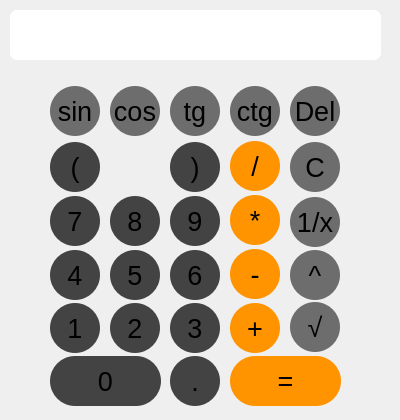
<?xml version="1.0" encoding="UTF-8"?>
<ui version="4.0">
 <class>MainWindow</class>
 <widget class="QMainWindow" name="MainWindow">
  <property name="geometry">
   <rect>
    <x>0</x>
    <y>0</y>
    <width>400</width>
    <height>420</height>
   </rect>
  </property>
  <property name="minimumSize">
   <size>
    <width>400</width>
    <height>420</height>
   </size>
  </property>
  <property name="maximumSize">
   <size>
    <width>400</width>
    <height>420</height>
   </size>
  </property>
  <property name="font">
   <font>
    <family>IBM 3270</family>
    <pointsize>18</pointsize>
   </font>
  </property>
  <property name="windowTitle">
   <string>Calculator</string>
  </property>
  <property name="autoFillBackground">
   <bool>false</bool>
  </property>
  <property name="animated">
   <bool>true</bool>
  </property>
  <widget class="QWidget" name="centralwidget">
   <widget class="QPushButton" name="pushButton0">
    <property name="geometry">
     <rect>
      <x>50</x>
      <y>356</y>
      <width>111</width>
      <height>50</height>
     </rect>
    </property>
    <property name="font">
     <font>
      <family>.AppleSystemUIFont</family>
      <pointsize>20</pointsize>
     </font>
    </property>
    <property name="styleSheet">
     <string notr="true">background-color: rgb(67, 67, 67);
border-radius: 25px;</string>
    </property>
    <property name="text">
     <string>0</string>
    </property>
    <property name="iconSize">
     <size>
      <width>16</width>
      <height>16</height>
     </size>
    </property>
    <property name="autoDefault">
     <bool>false</bool>
    </property>
    <property name="default">
     <bool>true</bool>
    </property>
    <property name="flat">
     <bool>false</bool>
    </property>
   </widget>
   <widget class="QPushButton" name="pushButton1">
    <property name="geometry">
     <rect>
      <x>50</x>
      <y>303</y>
      <width>50</width>
      <height>50</height>
     </rect>
    </property>
    <property name="font">
     <font>
      <family>.AppleSystemUIFont</family>
      <pointsize>20</pointsize>
     </font>
    </property>
    <property name="styleSheet">
     <string notr="true">background-color: rgb(67, 67, 67);
border-radius: 25px;</string>
    </property>
    <property name="text">
     <string>1</string>
    </property>
    <property name="iconSize">
     <size>
      <width>16</width>
      <height>16</height>
     </size>
    </property>
    <property name="autoDefault">
     <bool>false</bool>
    </property>
    <property name="default">
     <bool>true</bool>
    </property>
    <property name="flat">
     <bool>false</bool>
    </property>
   </widget>
   <widget class="QPushButton" name="pushButton2">
    <property name="geometry">
     <rect>
      <x>110</x>
      <y>303</y>
      <width>50</width>
      <height>50</height>
     </rect>
    </property>
    <property name="font">
     <font>
      <family>.AppleSystemUIFont</family>
      <pointsize>20</pointsize>
     </font>
    </property>
    <property name="styleSheet">
     <string notr="true">background-color: rgb(67, 67, 67);
border-radius: 25px;</string>
    </property>
    <property name="text">
     <string>2</string>
    </property>
    <property name="iconSize">
     <size>
      <width>16</width>
      <height>16</height>
     </size>
    </property>
    <property name="autoDefault">
     <bool>false</bool>
    </property>
    <property name="default">
     <bool>true</bool>
    </property>
    <property name="flat">
     <bool>false</bool>
    </property>
   </widget>
   <widget class="QPushButton" name="pushButton3">
    <property name="geometry">
     <rect>
      <x>170</x>
      <y>303</y>
      <width>50</width>
      <height>50</height>
     </rect>
    </property>
    <property name="font">
     <font>
      <family>.AppleSystemUIFont</family>
      <pointsize>20</pointsize>
     </font>
    </property>
    <property name="styleSheet">
     <string notr="true">background-color: rgb(67, 67, 67);
border-radius: 25px;</string>
    </property>
    <property name="text">
     <string>3</string>
    </property>
    <property name="iconSize">
     <size>
      <width>16</width>
      <height>16</height>
     </size>
    </property>
    <property name="autoDefault">
     <bool>false</bool>
    </property>
    <property name="default">
     <bool>true</bool>
    </property>
    <property name="flat">
     <bool>false</bool>
    </property>
   </widget>
   <widget class="QPushButton" name="pushButton4">
    <property name="geometry">
     <rect>
      <x>50</x>
      <y>250</y>
      <width>50</width>
      <height>50</height>
     </rect>
    </property>
    <property name="font">
     <font>
      <family>.AppleSystemUIFont</family>
      <pointsize>20</pointsize>
     </font>
    </property>
    <property name="styleSheet">
     <string notr="true">background-color: rgb(67, 67, 67);
border-radius: 25px;</string>
    </property>
    <property name="text">
     <string>4</string>
    </property>
    <property name="iconSize">
     <size>
      <width>16</width>
      <height>16</height>
     </size>
    </property>
    <property name="autoDefault">
     <bool>false</bool>
    </property>
    <property name="default">
     <bool>true</bool>
    </property>
    <property name="flat">
     <bool>false</bool>
    </property>
   </widget>
   <widget class="QPushButton" name="pushButton5">
    <property name="geometry">
     <rect>
      <x>110</x>
      <y>250</y>
      <width>50</width>
      <height>50</height>
     </rect>
    </property>
    <property name="font">
     <font>
      <family>.AppleSystemUIFont</family>
      <pointsize>20</pointsize>
     </font>
    </property>
    <property name="styleSheet">
     <string notr="true">background-color: rgb(67, 67, 67);
border-radius: 25px;</string>
    </property>
    <property name="text">
     <string>5</string>
    </property>
    <property name="iconSize">
     <size>
      <width>16</width>
      <height>16</height>
     </size>
    </property>
    <property name="autoDefault">
     <bool>false</bool>
    </property>
    <property name="default">
     <bool>true</bool>
    </property>
    <property name="flat">
     <bool>false</bool>
    </property>
   </widget>
   <widget class="QPushButton" name="pushButton6">
    <property name="geometry">
     <rect>
      <x>170</x>
      <y>250</y>
      <width>50</width>
      <height>50</height>
     </rect>
    </property>
    <property name="font">
     <font>
      <family>.AppleSystemUIFont</family>
      <pointsize>20</pointsize>
     </font>
    </property>
    <property name="styleSheet">
     <string notr="true">background-color: rgb(67, 67, 67);
border-radius: 25px;</string>
    </property>
    <property name="text">
     <string>6</string>
    </property>
    <property name="iconSize">
     <size>
      <width>16</width>
      <height>16</height>
     </size>
    </property>
    <property name="autoDefault">
     <bool>false</bool>
    </property>
    <property name="default">
     <bool>true</bool>
    </property>
    <property name="flat">
     <bool>false</bool>
    </property>
   </widget>
   <widget class="QPushButton" name="pushButton7">
    <property name="geometry">
     <rect>
      <x>50</x>
      <y>196</y>
      <width>50</width>
      <height>50</height>
     </rect>
    </property>
    <property name="font">
     <font>
      <family>.AppleSystemUIFont</family>
      <pointsize>20</pointsize>
     </font>
    </property>
    <property name="styleSheet">
     <string notr="true">background-color: rgb(67, 67, 67);
border-radius: 25px;</string>
    </property>
    <property name="text">
     <string>7</string>
    </property>
    <property name="iconSize">
     <size>
      <width>16</width>
      <height>16</height>
     </size>
    </property>
    <property name="autoDefault">
     <bool>false</bool>
    </property>
    <property name="default">
     <bool>true</bool>
    </property>
    <property name="flat">
     <bool>false</bool>
    </property>
   </widget>
   <widget class="QPushButton" name="pushButton8">
    <property name="geometry">
     <rect>
      <x>110</x>
      <y>196</y>
      <width>50</width>
      <height>50</height>
     </rect>
    </property>
    <property name="font">
     <font>
      <family>.AppleSystemUIFont</family>
      <pointsize>20</pointsize>
     </font>
    </property>
    <property name="styleSheet">
     <string notr="true">background-color: rgb(67, 67, 67);
border-radius: 25px;</string>
    </property>
    <property name="text">
     <string>8</string>
    </property>
    <property name="iconSize">
     <size>
      <width>16</width>
      <height>16</height>
     </size>
    </property>
    <property name="autoDefault">
     <bool>false</bool>
    </property>
    <property name="default">
     <bool>true</bool>
    </property>
    <property name="flat">
     <bool>false</bool>
    </property>
   </widget>
   <widget class="QPushButton" name="pushButton9">
    <property name="geometry">
     <rect>
      <x>170</x>
      <y>196</y>
      <width>50</width>
      <height>50</height>
     </rect>
    </property>
    <property name="font">
     <font>
      <family>.AppleSystemUIFont</family>
      <pointsize>20</pointsize>
     </font>
    </property>
    <property name="styleSheet">
     <string notr="true">background-color: rgb(67, 67, 67);
border-radius: 25px;</string>
    </property>
    <property name="text">
     <string>9</string>
    </property>
    <property name="iconSize">
     <size>
      <width>16</width>
      <height>16</height>
     </size>
    </property>
    <property name="autoDefault">
     <bool>false</bool>
    </property>
    <property name="default">
     <bool>true</bool>
    </property>
    <property name="flat">
     <bool>false</bool>
    </property>
   </widget>
   <widget class="QPushButton" name="pushButtonDot">
    <property name="geometry">
     <rect>
      <x>170</x>
      <y>356</y>
      <width>50</width>
      <height>50</height>
     </rect>
    </property>
    <property name="font">
     <font>
      <family>.AppleSystemUIFont</family>
      <pointsize>20</pointsize>
     </font>
    </property>
    <property name="styleSheet">
     <string notr="true">background-color: rgb(67, 67, 67);
border-radius: 25px;</string>
    </property>
    <property name="text">
     <string>.</string>
    </property>
    <property name="iconSize">
     <size>
      <width>16</width>
      <height>16</height>
     </size>
    </property>
    <property name="autoDefault">
     <bool>false</bool>
    </property>
    <property name="default">
     <bool>true</bool>
    </property>
    <property name="flat">
     <bool>false</bool>
    </property>
   </widget>
   <widget class="QPushButton" name="pushButtonMul">
    <property name="geometry">
     <rect>
      <x>230</x>
      <y>195</y>
      <width>50</width>
      <height>50</height>
     </rect>
    </property>
    <property name="font">
     <font>
      <family>.AppleSystemUIFont</family>
      <pointsize>20</pointsize>
     </font>
    </property>
    <property name="styleSheet">
     <string notr="true">background-color: rgb(255, 147, 0);
border-radius: 25px;
</string>
    </property>
    <property name="text">
     <string>*</string>
    </property>
    <property name="iconSize">
     <size>
      <width>16</width>
      <height>16</height>
     </size>
    </property>
    <property name="autoDefault">
     <bool>false</bool>
    </property>
    <property name="default">
     <bool>true</bool>
    </property>
    <property name="flat">
     <bool>false</bool>
    </property>
   </widget>
   <widget class="QPushButton" name="pushButtonDiv">
    <property name="geometry">
     <rect>
      <x>230</x>
      <y>141</y>
      <width>50</width>
      <height>50</height>
     </rect>
    </property>
    <property name="font">
     <font>
      <family>.AppleSystemUIFont</family>
      <pointsize>20</pointsize>
     </font>
    </property>
    <property name="styleSheet">
     <string notr="true">background-color: rgb(255, 147, 0);
border-radius: 25px;
</string>
    </property>
    <property name="text">
     <string>/</string>
    </property>
    <property name="iconSize">
     <size>
      <width>16</width>
      <height>16</height>
     </size>
    </property>
    <property name="autoDefault">
     <bool>false</bool>
    </property>
    <property name="default">
     <bool>true</bool>
    </property>
    <property name="flat">
     <bool>false</bool>
    </property>
   </widget>
   <widget class="QPushButton" name="pushButtonPlus">
    <property name="geometry">
     <rect>
      <x>230</x>
      <y>303</y>
      <width>50</width>
      <height>50</height>
     </rect>
    </property>
    <property name="font">
     <font>
      <family>.AppleSystemUIFont</family>
      <pointsize>20</pointsize>
     </font>
    </property>
    <property name="styleSheet">
     <string notr="true">background-color: rgb(255, 147, 0);
border-radius: 25px;
</string>
    </property>
    <property name="text">
     <string>+</string>
    </property>
    <property name="iconSize">
     <size>
      <width>16</width>
      <height>16</height>
     </size>
    </property>
    <property name="autoDefault">
     <bool>false</bool>
    </property>
    <property name="default">
     <bool>true</bool>
    </property>
    <property name="flat">
     <bool>false</bool>
    </property>
   </widget>
   <widget class="QPushButton" name="pushButtonMinus">
    <property name="geometry">
     <rect>
      <x>230</x>
      <y>249</y>
      <width>50</width>
      <height>50</height>
     </rect>
    </property>
    <property name="font">
     <font>
      <family>.AppleSystemUIFont</family>
      <pointsize>20</pointsize>
     </font>
    </property>
    <property name="styleSheet">
     <string notr="true">background-color: rgb(255, 147, 0);
border-radius: 25px;
</string>
    </property>
    <property name="text">
     <string>-</string>
    </property>
    <property name="iconSize">
     <size>
      <width>16</width>
      <height>16</height>
     </size>
    </property>
    <property name="autoDefault">
     <bool>false</bool>
    </property>
    <property name="default">
     <bool>true</bool>
    </property>
    <property name="flat">
     <bool>false</bool>
    </property>
   </widget>
   <widget class="QPushButton" name="pushButtonCalculate">
    <property name="geometry">
     <rect>
      <x>230</x>
      <y>356</y>
      <width>111</width>
      <height>50</height>
     </rect>
    </property>
    <property name="font">
     <font>
      <family>.AppleSystemUIFont</family>
      <pointsize>20</pointsize>
     </font>
    </property>
    <property name="styleSheet">
     <string notr="true">background-color: rgb(255, 147, 0);
border-radius: 25px;
</string>
    </property>
    <property name="text">
     <string>=</string>
    </property>
    <property name="iconSize">
     <size>
      <width>16</width>
      <height>16</height>
     </size>
    </property>
    <property name="checkable">
     <bool>false</bool>
    </property>
    <property name="autoDefault">
     <bool>false</bool>
    </property>
    <property name="default">
     <bool>true</bool>
    </property>
    <property name="flat">
     <bool>false</bool>
    </property>
   </widget>
   <widget class="QPushButton" name="pushButtonC">
    <property name="geometry">
     <rect>
      <x>290</x>
      <y>142</y>
      <width>50</width>
      <height>50</height>
     </rect>
    </property>
    <property name="font">
     <font>
      <family>.AppleSystemUIFont</family>
      <pointsize>20</pointsize>
     </font>
    </property>
    <property name="styleSheet">
     <string notr="true">background-color: rgb(109, 109, 110);
border-radius: 25px;</string>
    </property>
    <property name="text">
     <string>C</string>
    </property>
    <property name="iconSize">
     <size>
      <width>16</width>
      <height>16</height>
     </size>
    </property>
    <property name="autoDefault">
     <bool>false</bool>
    </property>
    <property name="default">
     <bool>true</bool>
    </property>
    <property name="flat">
     <bool>false</bool>
    </property>
   </widget>
   <widget class="QPushButton" name="pushButtonDel">
    <property name="geometry">
     <rect>
      <x>290</x>
      <y>86</y>
      <width>50</width>
      <height>50</height>
     </rect>
    </property>
    <property name="font">
     <font>
      <family>.AppleSystemUIFont</family>
      <pointsize>20</pointsize>
     </font>
    </property>
    <property name="styleSheet">
     <string notr="true">background-color: rgb(109, 109, 110);
border-radius: 25px;</string>
    </property>
    <property name="text">
     <string>Del</string>
    </property>
    <property name="iconSize">
     <size>
      <width>16</width>
      <height>16</height>
     </size>
    </property>
    <property name="autoDefault">
     <bool>false</bool>
    </property>
    <property name="default">
     <bool>true</bool>
    </property>
    <property name="flat">
     <bool>false</bool>
    </property>
   </widget>
   <widget class="QPushButton" name="pushButtonBracketOpen">
    <property name="geometry">
     <rect>
      <x>50</x>
      <y>142</y>
      <width>50</width>
      <height>50</height>
     </rect>
    </property>
    <property name="font">
     <font>
      <family>.AppleSystemUIFont</family>
      <pointsize>20</pointsize>
     </font>
    </property>
    <property name="styleSheet">
     <string notr="true">background-color: rgb(67, 67, 67);
border-radius: 25px;</string>
    </property>
    <property name="text">
     <string>(</string>
    </property>
    <property name="iconSize">
     <size>
      <width>16</width>
      <height>16</height>
     </size>
    </property>
    <property name="autoDefault">
     <bool>false</bool>
    </property>
    <property name="default">
     <bool>true</bool>
    </property>
    <property name="flat">
     <bool>false</bool>
    </property>
   </widget>
   <widget class="QPushButton" name="pushButtonBracketClose">
    <property name="geometry">
     <rect>
      <x>170</x>
      <y>142</y>
      <width>50</width>
      <height>50</height>
     </rect>
    </property>
    <property name="font">
     <font>
      <family>.AppleSystemUIFont</family>
      <pointsize>20</pointsize>
     </font>
    </property>
    <property name="styleSheet">
     <string notr="true">background-color: rgb(67, 67, 67);
border-radius: 25px;</string>
    </property>
    <property name="text">
     <string>)</string>
    </property>
    <property name="iconSize">
     <size>
      <width>16</width>
      <height>16</height>
     </size>
    </property>
    <property name="autoDefault">
     <bool>false</bool>
    </property>
    <property name="default">
     <bool>true</bool>
    </property>
    <property name="flat">
     <bool>false</bool>
    </property>
   </widget>
   <widget class="QPushButton" name="pushButtonSqrt">
    <property name="geometry">
     <rect>
      <x>290</x>
      <y>302</y>
      <width>50</width>
      <height>50</height>
     </rect>
    </property>
    <property name="font">
     <font>
      <family>.AppleSystemUIFont</family>
      <pointsize>20</pointsize>
     </font>
    </property>
    <property name="styleSheet">
     <string notr="true">background-color: rgb(109, 109, 110);
border-radius: 25px;</string>
    </property>
    <property name="text">
     <string>√</string>
    </property>
    <property name="iconSize">
     <size>
      <width>16</width>
      <height>16</height>
     </size>
    </property>
    <property name="autoDefault">
     <bool>false</bool>
    </property>
    <property name="default">
     <bool>true</bool>
    </property>
    <property name="flat">
     <bool>false</bool>
    </property>
   </widget>
   <widget class="QPushButton" name="pushButtonInverse">
    <property name="geometry">
     <rect>
      <x>290</x>
      <y>197</y>
      <width>50</width>
      <height>50</height>
     </rect>
    </property>
    <property name="font">
     <font>
      <family>.AppleSystemUIFont</family>
      <pointsize>20</pointsize>
     </font>
    </property>
    <property name="styleSheet">
     <string notr="true">background-color: rgb(109, 109, 110);
border-radius: 25px;</string>
    </property>
    <property name="text">
     <string>1/x</string>
    </property>
    <property name="iconSize">
     <size>
      <width>16</width>
      <height>16</height>
     </size>
    </property>
    <property name="autoDefault">
     <bool>false</bool>
    </property>
    <property name="default">
     <bool>true</bool>
    </property>
    <property name="flat">
     <bool>false</bool>
    </property>
   </widget>
   <widget class="QPushButton" name="pushButtonSin">
    <property name="geometry">
     <rect>
      <x>50</x>
      <y>86</y>
      <width>50</width>
      <height>50</height>
     </rect>
    </property>
    <property name="font">
     <font>
      <family>.AppleSystemUIFont</family>
      <pointsize>20</pointsize>
     </font>
    </property>
    <property name="styleSheet">
     <string notr="true">background-color: rgb(109, 109, 110);
border-radius: 25px;</string>
    </property>
    <property name="text">
     <string>sin</string>
    </property>
    <property name="iconSize">
     <size>
      <width>16</width>
      <height>16</height>
     </size>
    </property>
    <property name="autoDefault">
     <bool>false</bool>
    </property>
    <property name="default">
     <bool>true</bool>
    </property>
    <property name="flat">
     <bool>false</bool>
    </property>
   </widget>
   <widget class="QPushButton" name="pushButtonCos">
    <property name="geometry">
     <rect>
      <x>110</x>
      <y>86</y>
      <width>50</width>
      <height>50</height>
     </rect>
    </property>
    <property name="font">
     <font>
      <family>.AppleSystemUIFont</family>
      <pointsize>20</pointsize>
     </font>
    </property>
    <property name="styleSheet">
     <string notr="true">background-color: rgb(109, 109, 110);
border-radius: 25px;</string>
    </property>
    <property name="text">
     <string>cos</string>
    </property>
    <property name="iconSize">
     <size>
      <width>16</width>
      <height>16</height>
     </size>
    </property>
    <property name="autoDefault">
     <bool>false</bool>
    </property>
    <property name="default">
     <bool>true</bool>
    </property>
    <property name="flat">
     <bool>false</bool>
    </property>
   </widget>
   <widget class="QPushButton" name="pushButtonTg">
    <property name="geometry">
     <rect>
      <x>170</x>
      <y>86</y>
      <width>50</width>
      <height>50</height>
     </rect>
    </property>
    <property name="font">
     <font>
      <family>.AppleSystemUIFont</family>
      <pointsize>20</pointsize>
     </font>
    </property>
    <property name="styleSheet">
     <string notr="true">background-color: rgb(109, 109, 110);
border-radius: 25px;</string>
    </property>
    <property name="text">
     <string>tg</string>
    </property>
    <property name="iconSize">
     <size>
      <width>16</width>
      <height>16</height>
     </size>
    </property>
    <property name="autoDefault">
     <bool>false</bool>
    </property>
    <property name="default">
     <bool>true</bool>
    </property>
    <property name="flat">
     <bool>false</bool>
    </property>
   </widget>
   <widget class="QPushButton" name="pushButtonCtg">
    <property name="geometry">
     <rect>
      <x>230</x>
      <y>86</y>
      <width>50</width>
      <height>50</height>
     </rect>
    </property>
    <property name="font">
     <font>
      <family>.AppleSystemUIFont</family>
      <pointsize>20</pointsize>
     </font>
    </property>
    <property name="styleSheet">
     <string notr="true">background-color: rgb(109, 109, 110);
border-radius: 25px;</string>
    </property>
    <property name="text">
     <string>ctg</string>
    </property>
    <property name="iconSize">
     <size>
      <width>16</width>
      <height>16</height>
     </size>
    </property>
    <property name="autoDefault">
     <bool>false</bool>
    </property>
    <property name="default">
     <bool>true</bool>
    </property>
    <property name="flat">
     <bool>false</bool>
    </property>
   </widget>
   <widget class="QLineEdit" name="lineEditEx">
    <property name="geometry">
     <rect>
      <x>10</x>
      <y>10</y>
      <width>371</width>
      <height>50</height>
     </rect>
    </property>
    <property name="palette">
     <palette>
      <active>
       <colorrole role="Button">
        <brush brushstyle="SolidPattern">
         <color alpha="76">
          <red>247</red>
          <green>245</green>
          <blue>229</blue>
         </color>
        </brush>
       </colorrole>
       <colorrole role="Light">
        <brush brushstyle="SolidPattern">
         <color alpha="255">
          <red>255</red>
          <green>255</green>
          <blue>255</blue>
         </color>
        </brush>
       </colorrole>
       <colorrole role="Midlight">
        <brush brushstyle="SolidPattern">
         <color alpha="255">
          <red>223</red>
          <green>227</green>
          <blue>245</blue>
         </color>
        </brush>
       </colorrole>
       <colorrole role="Dark">
        <brush brushstyle="SolidPattern">
         <color alpha="255">
          <red>96</red>
          <green>100</green>
          <blue>118</blue>
         </color>
        </brush>
       </colorrole>
       <colorrole role="Mid">
        <brush brushstyle="SolidPattern">
         <color alpha="255">
          <red>128</red>
          <green>133</green>
          <blue>157</blue>
         </color>
        </brush>
       </colorrole>
       <colorrole role="Window">
        <brush brushstyle="SolidPattern">
         <color alpha="255">
          <red>192</red>
          <green>199</green>
          <blue>236</blue>
         </color>
        </brush>
       </colorrole>
       <colorrole role="AlternateBase">
        <brush brushstyle="SolidPattern">
         <color alpha="255">
          <red>223</red>
          <green>227</green>
          <blue>245</blue>
         </color>
        </brush>
       </colorrole>
      </active>
      <inactive>
       <colorrole role="Button">
        <brush brushstyle="SolidPattern">
         <color alpha="76">
          <red>247</red>
          <green>245</green>
          <blue>229</blue>
         </color>
        </brush>
       </colorrole>
       <colorrole role="Light">
        <brush brushstyle="SolidPattern">
         <color alpha="255">
          <red>255</red>
          <green>255</green>
          <blue>255</blue>
         </color>
        </brush>
       </colorrole>
       <colorrole role="Midlight">
        <brush brushstyle="SolidPattern">
         <color alpha="255">
          <red>223</red>
          <green>227</green>
          <blue>245</blue>
         </color>
        </brush>
       </colorrole>
       <colorrole role="Dark">
        <brush brushstyle="SolidPattern">
         <color alpha="255">
          <red>96</red>
          <green>100</green>
          <blue>118</blue>
         </color>
        </brush>
       </colorrole>
       <colorrole role="Mid">
        <brush brushstyle="SolidPattern">
         <color alpha="255">
          <red>128</red>
          <green>133</green>
          <blue>157</blue>
         </color>
        </brush>
       </colorrole>
       <colorrole role="Window">
        <brush brushstyle="SolidPattern">
         <color alpha="255">
          <red>192</red>
          <green>199</green>
          <blue>236</blue>
         </color>
        </brush>
       </colorrole>
       <colorrole role="AlternateBase">
        <brush brushstyle="SolidPattern">
         <color alpha="255">
          <red>223</red>
          <green>227</green>
          <blue>245</blue>
         </color>
        </brush>
       </colorrole>
      </inactive>
      <disabled>
       <colorrole role="WindowText">
        <brush brushstyle="SolidPattern">
         <color alpha="255">
          <red>96</red>
          <green>100</green>
          <blue>118</blue>
         </color>
        </brush>
       </colorrole>
       <colorrole role="Button">
        <brush brushstyle="SolidPattern">
         <color alpha="76">
          <red>247</red>
          <green>245</green>
          <blue>229</blue>
         </color>
        </brush>
       </colorrole>
       <colorrole role="Light">
        <brush brushstyle="SolidPattern">
         <color alpha="255">
          <red>255</red>
          <green>255</green>
          <blue>255</blue>
         </color>
        </brush>
       </colorrole>
       <colorrole role="Midlight">
        <brush brushstyle="SolidPattern">
         <color alpha="255">
          <red>223</red>
          <green>227</green>
          <blue>245</blue>
         </color>
        </brush>
       </colorrole>
       <colorrole role="Dark">
        <brush brushstyle="SolidPattern">
         <color alpha="255">
          <red>96</red>
          <green>100</green>
          <blue>118</blue>
         </color>
        </brush>
       </colorrole>
       <colorrole role="Mid">
        <brush brushstyle="SolidPattern">
         <color alpha="255">
          <red>128</red>
          <green>133</green>
          <blue>157</blue>
         </color>
        </brush>
       </colorrole>
       <colorrole role="Text">
        <brush brushstyle="SolidPattern">
         <color alpha="255">
          <red>96</red>
          <green>100</green>
          <blue>118</blue>
         </color>
        </brush>
       </colorrole>
       <colorrole role="ButtonText">
        <brush brushstyle="SolidPattern">
         <color alpha="255">
          <red>96</red>
          <green>100</green>
          <blue>118</blue>
         </color>
        </brush>
       </colorrole>
       <colorrole role="Base">
        <brush brushstyle="SolidPattern">
         <color alpha="255">
          <red>192</red>
          <green>199</green>
          <blue>236</blue>
         </color>
        </brush>
       </colorrole>
       <colorrole role="Window">
        <brush brushstyle="SolidPattern">
         <color alpha="255">
          <red>192</red>
          <green>199</green>
          <blue>236</blue>
         </color>
        </brush>
       </colorrole>
       <colorrole role="AlternateBase">
        <brush brushstyle="SolidPattern">
         <color alpha="255">
          <red>192</red>
          <green>199</green>
          <blue>236</blue>
         </color>
        </brush>
       </colorrole>
       <colorrole role="PlaceholderText">
        <brush brushstyle="SolidPattern">
         <color alpha="127">
          <red>96</red>
          <green>100</green>
          <blue>118</blue>
         </color>
        </brush>
       </colorrole>
      </disabled>
     </palette>
    </property>
    <property name="styleSheet">
     <string notr="true">border-radius: 7px;</string>
    </property>
    <property name="text">
     <string/>
    </property>
    <property name="readOnly">
     <bool>true</bool>
    </property>
   </widget>
   <widget class="QPushButton" name="pushButtonPow">
    <property name="geometry">
     <rect>
      <x>290</x>
      <y>250</y>
      <width>50</width>
      <height>50</height>
     </rect>
    </property>
    <property name="font">
     <font>
      <family>.AppleSystemUIFont</family>
      <pointsize>20</pointsize>
     </font>
    </property>
    <property name="styleSheet">
     <string notr="true">background-color: rgb(109, 109, 110);
border-radius: 25px;</string>
    </property>
    <property name="text">
     <string>^</string>
    </property>
    <property name="iconSize">
     <size>
      <width>16</width>
      <height>16</height>
     </size>
    </property>
    <property name="autoDefault">
     <bool>false</bool>
    </property>
    <property name="default">
     <bool>true</bool>
    </property>
    <property name="flat">
     <bool>false</bool>
    </property>
   </widget>
  </widget>
 </widget>
 <resources/>
 <connections/>
</ui>
